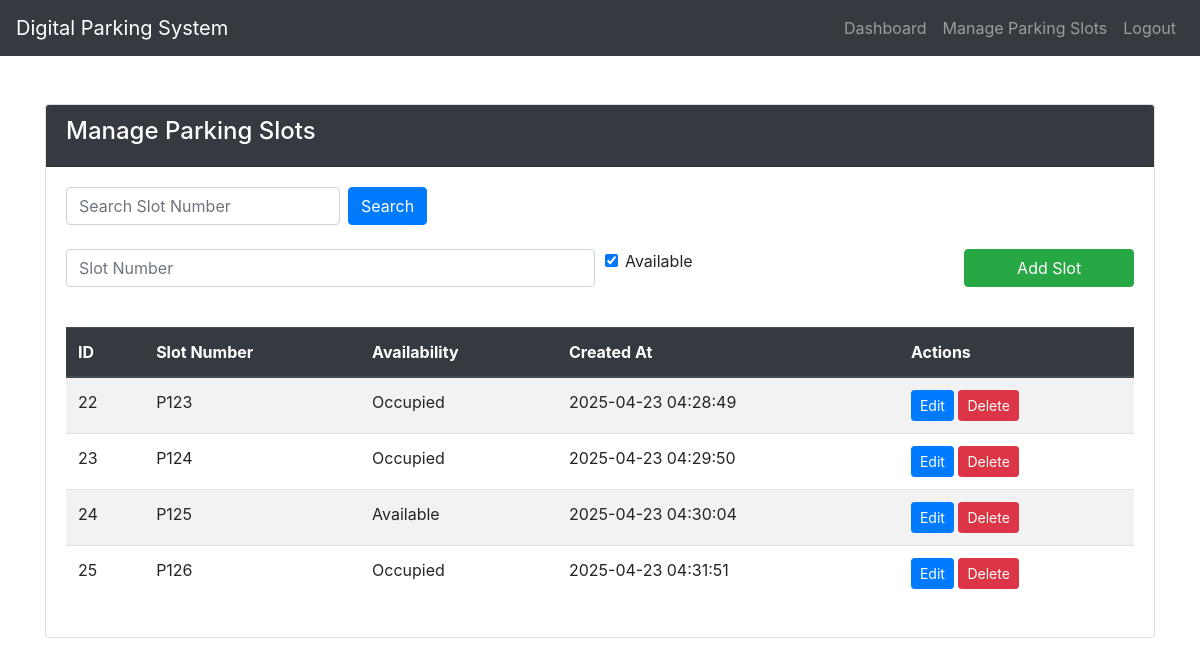
The app's page /admin/manage_parking_slots.php (signed in) with its own data.
### tables this page shows
CREATE TABLE `parkingslots` (
  `slot_id` int(11) NOT NULL,
  `slot_number` varchar(20) NOT NULL,
  `is_available` tinyint(1) DEFAULT 1,
  `created_at` timestamp NOT NULL DEFAULT current_timestamp()
);

### admin/manage_parking_slots.php (the view, shortened to what this page needs)
<?php
require '../connection.php';
$search_query = "";
if (isset($_GET['search'])) {
    $search_query = $_GET['search'];
    $fetch_query = "SELECT * FROM ParkingSlots WHERE slot_number LIKE ?";
    $stmt = $con->prepare($fetch_query);
    $search_param = "%" . $search_query . "%";
    $stmt->bind_param("s", $search_param);
    $stmt->execute();
    $slots_result = $stmt->get_result();
} else {
    $fetch_query = "SELECT * FROM ParkingSlots";
    $slots_result = $con->query($fetch_query);
}
?>
<!DOCTYPE html>
<html lang="en">
<head>
    <link href="https://stackpath.bootstrapcdn.com/bootstrap/4.5.2/css/bootstrap.min.css" rel="stylesheet">
</head>
<body>
    <nav class="navbar navbar-expand-lg navbar-dark bg-dark">
        <a class="navbar-brand" href="#">Digital Parking System</a>
        <div class="collapse navbar-collapse" id="navbarNav">
            <ul class="navbar-nav ml-auto">
                <li class="nav-item">
                    <a class="nav-link" href="admin_dashboard.php">Dashboard</a>
                </li>
                <li class="nav-item">
                    <a class="nav-link" href="manage_parking_slots.php">Manage Parking Slots</a>
                </li>
                <li class="nav-item">
                    <a class="nav-link" href="../logout.php">Logout</a>
                </li>
            </ul>
        </div>
    </nav>
    <div class="container mt-5">
        <div class="card">
            <div class="card-header bg-dark text-white">
                <h4>Manage Parking Slots</h4>
            </div>
            <div class="card-body">
                <form method="GET" action="manage_parking_slots.php" class="form-inline mb-4">
                    <input type="text" class="form-control mr-2" name="search" placeholder="Search Slot Number" value="<?php echo htmlspecialchars($search_query); ?>">
                    <button type="submit" class="btn btn-primary">Search</button>
                </form>
                <form method="POST" action="">
                    <div class="form-row">
                        <div class="form-group col-md-6">
                            <input type="text" class="form-control" name="slot_number" placeholder="Slot Number" required>
                        </div>
                        <div class="form-group col-md-4">
                            <div class="form-check">
                                <input class="form-check-input" type="checkbox" name="is_available" id="is_available" checked>
                                <label class="form-check-label" for="is_available">
                                    Available
                                </label>
                            </div>
                        </div>
                        <div class="form-group col-md-2">
                            <button type="submit" name="add_slot" class="btn btn-success btn-block">Add Slot</button>
                        </div>
                    </div>
                </form>
                <table class="table table-striped mt-4">
                    <thead class="thead-dark">
                        <tr>
                            <th>ID</th>
                            <th>Slot Number</th>
                            <th>Availability</th>
                            <th>Created At</th>
                            <th>Actions</th>
                        </tr>
                    </thead>
                    <tbody>
                        <?php while ($row = $slots_result->fetch_assoc()): ?>
                            <tr>
                                <td><?php echo $row['slot_id']; ?></td>
                                <td><?php echo $row['slot_number']; ?></td>
                                <td><?php echo $row['is_available'] ? 'Available' : 'Occupied'; ?></td>
                                <td><?php echo $row['created_at']; ?></td>
                                <td>
                                    <a href="edit_slot.php?id=<?php echo $row['slot_id']; ?>" class="btn btn-primary btn-sm">Edit</a>
                                    <a href="manage_parking_slots.php?delete_id=<?php echo $row['slot_id']; ?>" class="btn btn-danger btn-sm" onclick="return confirm('Are you sure you want to delete this slot?');">Delete</a>
                                </td>
                            </tr>
                        <?php endwhile; ?>
                    </tbody>
                </table>
            </div>
        </div>
    </div>
</body>
</html>

### records on screen
parkingslots: slot_id "22", slot_number "P123", is_available "Occupied", created_at "2025-04-23 04:28:49"
parkingslots: slot_id "23", slot_number "P124", is_available "Occupied", created_at "2025-04-23 04:29:50"
parkingslots: slot_id "24", slot_number "P125", is_available "Available", created_at "2025-04-23 04:30:04"
parkingslots: slot_id "25", slot_number "P126", is_available "Occupied", created_at "2025-04-23 04:31:51"
